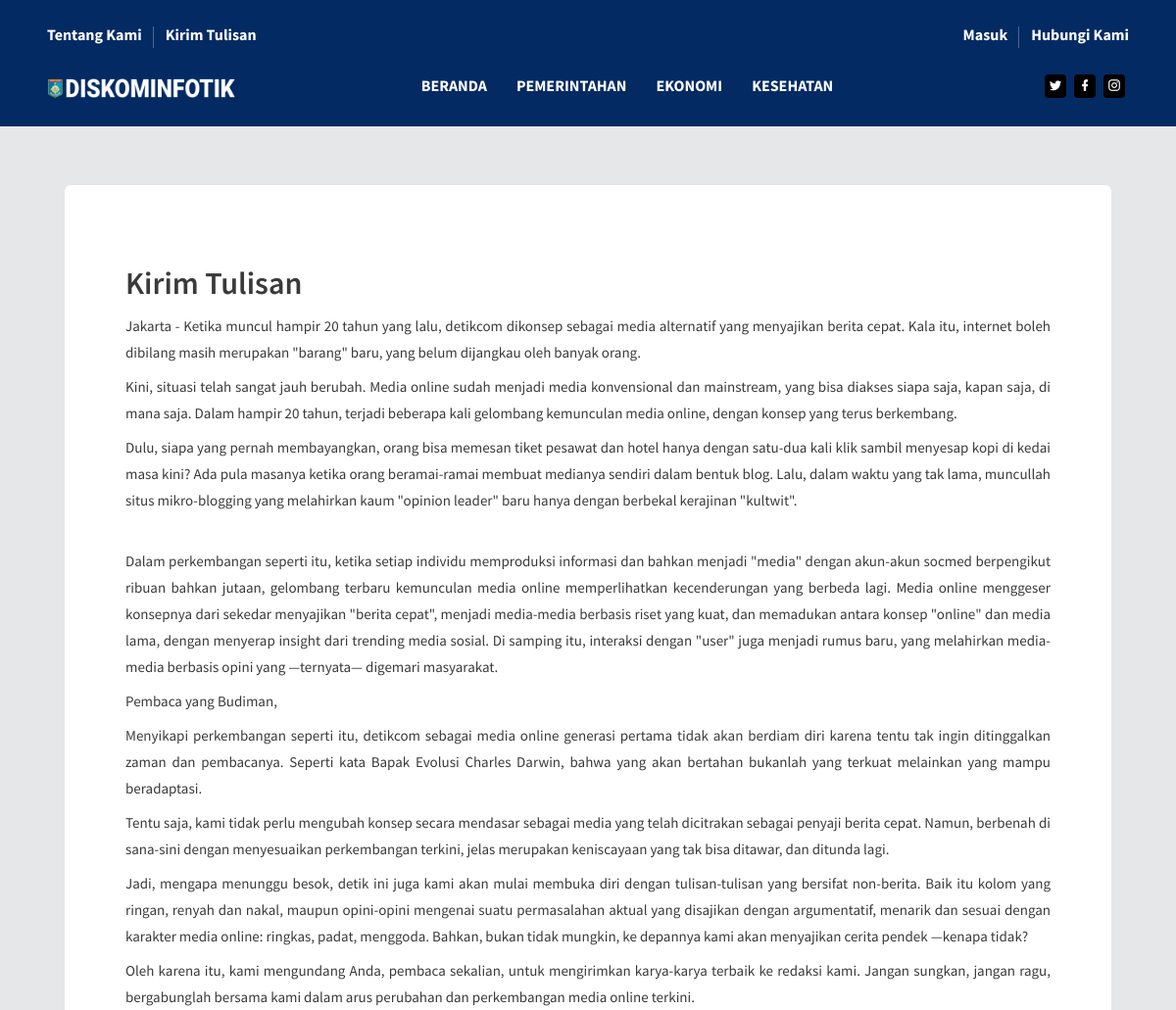
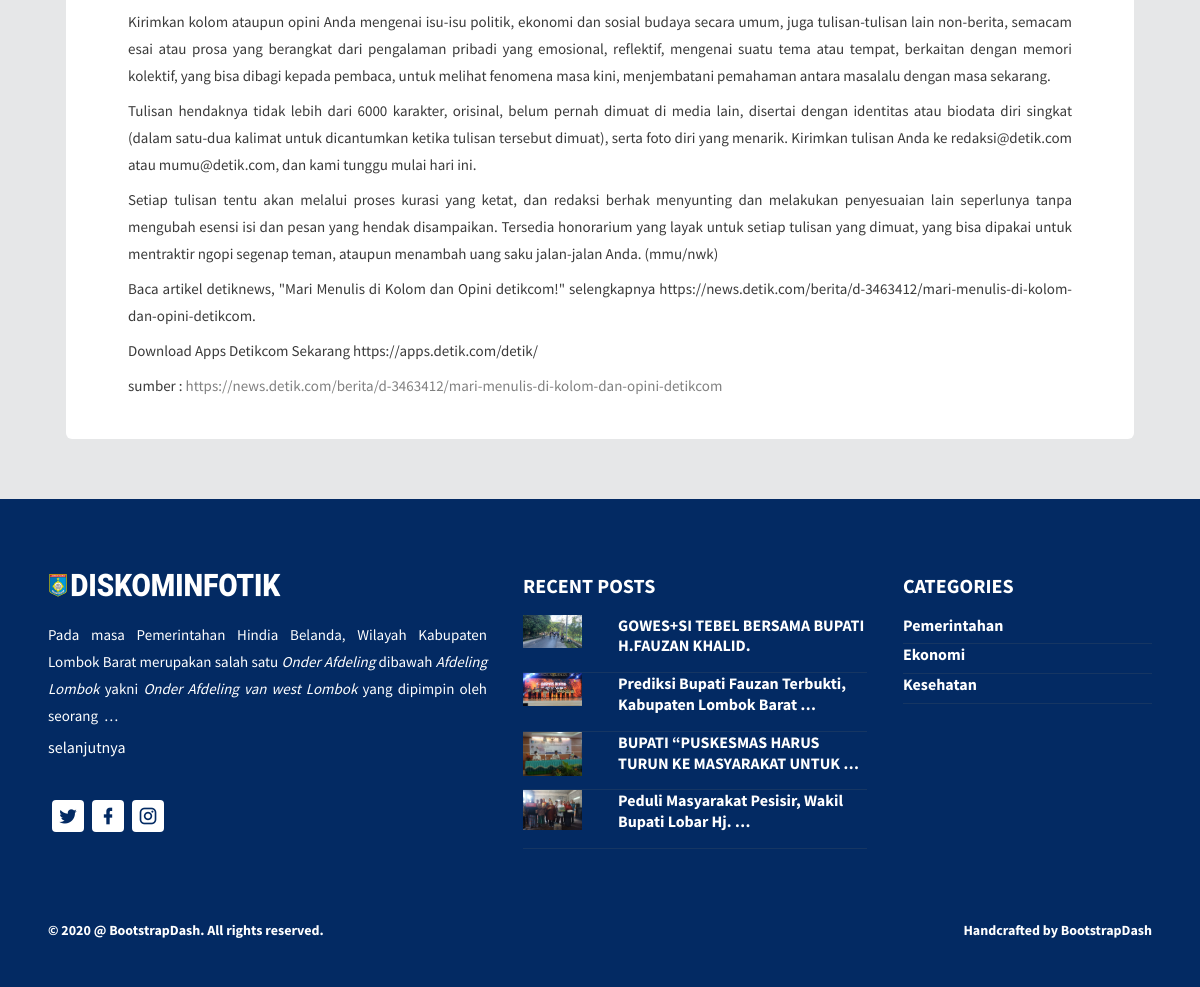
Page /kirim-tulisan/ on the committed database (2 pictures, top to bottom).
### news/models.py (models this page shows, shortened)
class BaseModel(models.Model):
    id = models.BigAutoField(primary_key=True, editable=False)
    uuid = models.UUIDField(unique=True, default=uuid.uuid4, editable=False)
    created_at = models.DateTimeField(auto_now_add=True)
    updated_at = models.DateTimeField(auto_now=True)
    class Meta:
        app_label = 'news'
        abstract = True
        ordering = ['-created_at']

class Logo(BaseModel):
    name = models.CharField(max_length=100)
    photo = GenericRelation(Photo)

class Categories(BaseModel):
    name = models.CharField(max_length=50)
    slug = models.SlugField(max_length=50, default='', unique=True, blank=True, editable=False)

class SocialMedia(BaseModel):
    kind = models.SmallIntegerField(choices=OptSocialMediaKinds.choices)
    link =  models.URLField(max_length=255)
    status = models.CharField(max_length=20, choices=StatusPublish.choices, default=StatusPublish.PUBLISHED)

class Pages(BaseModel):
    admin = models.ForeignKey(User, on_delete=models.PROTECT) # translatenya sama aja=admin juga
    view_count = models.PositiveIntegerField(default=0, editable=False)         # jumlah views / read
    share_count = models.PositiveIntegerField(default=0, editable=False)
    slug = models.SlugField(max_length=255, default='', unique=True, blank=True, editable=False)
    title = models.CharField(max_length=500)
    kind = models.CharField(max_length=20, choices=PagesKind.choices)
    content = RichTextUploadingField(blank=True, null=True)

class News(BaseModel):
    title = models.CharField(max_length=500)
    view_count = models.PositiveIntegerField(default=0, editable=False)         # jumlah views / read
    slug = models.SlugField(max_length=255, default='', unique=True, blank=True, editable=False)
    content = RichTextUploadingField()
    category = models.ForeignKey(Categories, on_delete=models.PROTECT)
    admin = models.ForeignKey(User, on_delete=models.PROTECT, blank=True)
    photo = GenericRelation(Photo, related_query_name='news')  # relasi many2many
    status = models.CharField(max_length=20, choices=StatusPublish.choices, default=StatusPublish.PUBLISHED)

### news/views.py (the view)
# urls.py: path('kirim-tulisan/', views.send_writing, name='send_writing'),
def send_writing(request):
    context = {}
    category = Categories.objects.order_by('id')[:3]
    context['category'] = category
    logo = Logo.objects.annotate(foto=get_photo('logo')) \
                .order_by('-created_at')[:1]
    context['logo'] = logo
    social_media = SocialMedia.objects.all().order_by('-created_at')
    context['social_media'] = social_media
    send_writing = Pages.objects.filter(kind='send writing')[:1]
    if send_writing:
        context['send_writing'] = send_writing.get()
    category_list = Categories.objects.order_by('id')
    context['category_list'] = category_list
    recent_posts = News.objects.annotate(foto=get_photo('news')) \
                .order_by('-created_at')[:4]
    context['recent_posts'] = recent_posts
    about_us = Pages.objects.filter(kind='about us')[:1]
    if about_us:
        context['about_us'] = about_us.get()
    return render(request, 'news/send_writing.html', context)

### news/views.py (called while the page is built)
def get_photo(model_name): # model name in string
    return Subquery(Photo.objects.filter(object_id=OuterRef('id'), content_type__model=model_name) \
        .values('file_path')[:1])

### templates/news/send_writing.html (shortened to what this page needs)
{% extends 'news/base.html' %}
{% load static %}
{% block content %}
  <div class="content-wrapper">
    <div class="container">
      <div class="row">
        <div class="col-sm-12">
          <div class="card" data-aos="fade-up">
            <div class="card-body">
              <div class="aboutus-wrapper">
                <h1 class="mt-5">
                  {{send_writing.title}}
                </h1>
                <p class="font-weight-600 fs-15">
                  {{send_writing.content|safe}}
                </p>
              </div>
            </div>
          </div>
        </div>
      </div>
    </div>
  </div>
{% endblock %}

### templates/news/snippets/navbar.html (shortened to what this page needs)
{% load static %}
<header id="header">
    <div class="container">
      <nav class="navbar navbar-expand-lg navbar-light">
        <div class="navbar-top">
          <div class="d-flex justify-content-between align-items-center">
            <ul class="navbar-top-left-menu">
              <li class="nav-item">
                <a href="/tentang-kami/" class="nav-link">Tentang Kami</a>
              </li>
              <li class="nav-item">
                <a href="/kirim-tulisan/" class="nav-link">Kirim Tulisan</a>
              </li>
            </ul>
            <ul class="navbar-top-right-menu">
              <li class="nav-item">
                <a href="/dashboard/" class="nav-link">Masuk</a>
              </li>
              <li class="nav-item">
                <a href="/hubungi-kami/" class="nav-link">Hubungi Kami</a>
              </li>
            </ul>
          </div>
        </div>
        <div class="navbar-bottom">
          <div class="d-flex justify-content-between align-items-center">
            <div>
              <a class="navbar-brand" href="/">
                {% for i in logo %}
                    <img src="/media/{{i.foto}}" alt=""/>
                {% endfor %}
                </a>
            </div>
            <div>
              <div
                class="navbar-collapse justify-content-center collapse"
                id="navbarSupportedContent"
              >
                <ul
                  class="navbar-nav d-lg-flex justify-content-between align-items-center"
                >
                  <li class="nav-item active">
                    <a class="nav-link" href="/">Beranda</a>
                  </li>
                  {% for i in category %}
                    <li class="nav-item">
                      <a class="nav-link" href="/news/list/{{i.slug}}/">{{i.name}}</a>
                    </li>
                  {% endfor %}
                </ul>
              </div>
            </div>
            <ul class="social-media">
                {% for i in social_media %}
              <li>
                <a href="{{i.link}}" target="_BLANK">
                  <i class="mdi mdi-{{i.get_kind_display|lower}}"></i>
                </a>
              </li>
                {% endfor %}
            </ul>
          </div>
        </div>
      </nav>
    </div>
</header>

### templates/news/snippets/footer.html
{% load static %}
  <div class="footer-top">
    <div class="container">
      <div class="row">
        <div class="col-sm-5">
            {% for i in logo %}
                <a href="/"><img src="/media/{{i.foto}}" class="footer-logo" alt="" /></a>
            {% endfor %}
          <h5 class="font-weight-normal mt-4 mb-5">
            {% if about_us %}
                {{about_us.content|truncatewords_html:27|safe}} <a href="/tentang-kami/">selanjutnya</a>
            {% endif %}
          </h5>
          <ul class="social-media mb-3">
              {% for i in social_media %}
            <li>
              <a href="{{i.link}}">
                <i class="mdi mdi-{{i.get_kind_display|lower}}"></i>
              </a>
            </li>
                {% endfor %}
          </ul>
        </div>
        <div class="col-sm-4">
          <h3 class="font-weight-bold mb-3">RECENT POSTS</h3>
          {% for i in recent_posts %}
          <div class="row">
            <div class="col-sm-12">
              <div class="footer-border-bottom pb-2">
                <div class="row">
                  <div class="col-3">
                    <img
                      src="/media/{{i.foto}}"
                      alt="thumb"
                      class="img-fluid"
                    />
                  </div>
                  <div class="col-9">
                    <h5 class="font-weight-600">
                      <a href="/detail/{{i.slug}}/">{{i.title|truncatewords_html:7|safe}}</a>
                    </h5>
                  </div>
                </div>
              </div>
            </div>
          </div>
          {% endfor %}
        </div>
        <div class="col-sm-3">
          <h3 class="font-weight-bold mb-3">CATEGORIES</h3>
          {% for i in category_list %}
          <div class="footer-border-bottom pb-2">
            <div class="d-flex justify-content-between align-items-center">
              <h5 class="mb-0 font-weight-600"><a href="/news/list/{{i.slug}}/">{{i.name}}</a></h5>
            </div>
          </div>
          {% endfor %}
        </div>
      </div>
    </div>
  </div>

### templates/news/snippets/style.html (style rules this page uses)
.footer-top a { color: white; }
a { color: white; }
p > a { color: grey; }
h5 > a { color: grey; }
.content-wrapper { padding: 30px 0; }
.aboutus-wrapper { padding: 0 30px; }

### rows in the picture
Categories: name "PEMERINTAHAN", name "Pemerintahan"
Categories: name "EKONOMI", name "Ekonomi"
Categories: name "KESEHATAN", name "Kesehatan"
SocialMedia: kind 2 (drawn)
SocialMedia: kind 1 (drawn)
SocialMedia: kind 5 (drawn)
Pages: title "Kirim Tulisan", content "Jakarta - Ketika muncul hampir 20 tahun yang lalu, detikcom dikonsep sebagai media alternatif yang menyajikan berita cepat. Kala itu, internet boleh dibilang masih merupakan \"barang\" baru, yang belum dijangkau oleh banyak orang. Kini, situasi telah sangat jauh berubah. Media online sudah menjadi media konvensional dan mainstream, yang bisa diakses siapa saja, kapan saja, di mana saja. Dalam hampir 20 tahun, terjadi beberapa kali gelombang kemunculan media online, dengan konsep yang terus berkembang. Dulu, siapa yang pernah membayangkan, orang bisa memesan tiket pesawat dan hotel hanya dengan satu-dua kali klik sambil menyesap kopi di kedai masa kini? Ada pula masanya ketika orang…"
Pages: content "Pada masa Pemerintahan Hindia Belanda, Wilayah Kabupaten Lombok Barat merupakan salah satu Onder Afdeling dibawah Afdeling Lombok yakni Onder Afdeling van west Lombok yang dipimpin oleh seorang …"
News: shows a picture, title "GOWES+SI TEBEL BERSAMA BUPATI H.FAUZAN KHALID."
News: shows a picture, title "Prediksi Bupati Fauzan Terbukti, Kabupaten Lombok Barat …"
News: shows a picture, title "BUPATI “PUSKESMAS HARUS TURUN KE MASYARAKAT UNTUK …"
News: shows a picture, title "Peduli Masyarakat Pesisir, Wakil Bupati Lobar Hj. …"
